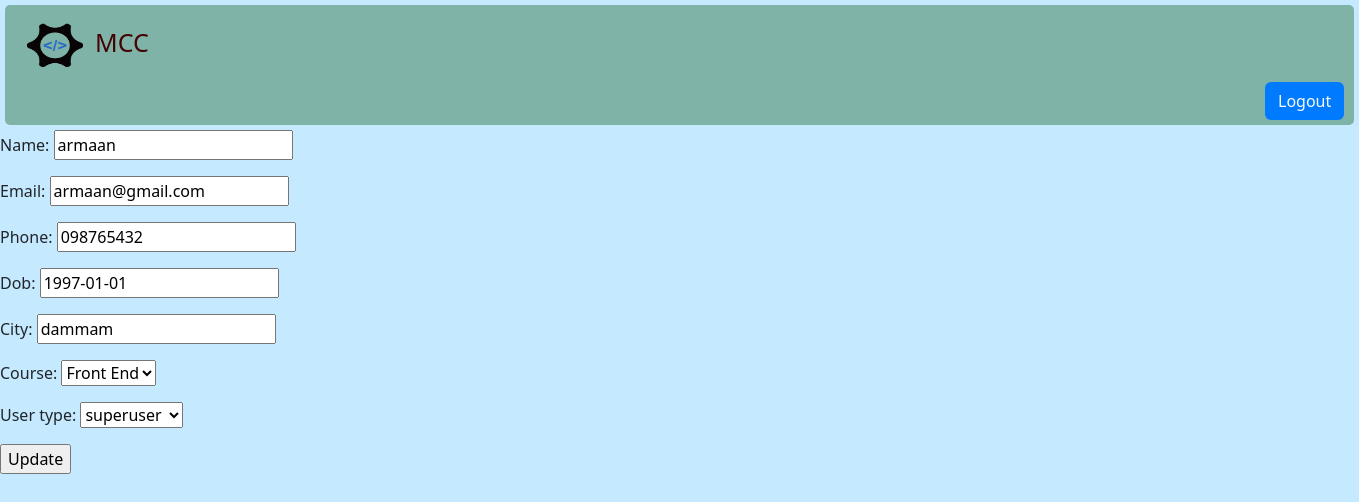
Screenshot of /editstudent/8/ (signed in) with the database file from the repository.
### dashboard/models.py (models this page shows, shortened)
class UserMaster(models.Model):
    course = models.ForeignKey(CourseMaster, on_delete=models.CASCADE, default='', null=True)
    name = models.CharField(max_length=150)
    email = models.EmailField(max_length=200, unique=True, null=True)
    phone = models.CharField(max_length=13)
    dob = models.DateField(blank=True, null=True)
    city = models.CharField(max_length=150)
    SUPERUSER = 'superuser'
    ADMINUSER = 'adminuser'
    STUDENT = 'student'
    CHOICES = [
        (SUPERUSER, 'Superuser'),
        (ADMINUSER, 'Adminuser'),
        (STUDENT, 'Student'),
    ]
    user_type = models.CharField(max_length=20, choices=CHOICES, null=True)
    created_at = models.DateTimeField(null=True)
    updated_at = models.DateTimeField(null=True)
    isactive = models.BooleanField(null=True)

### dashboard/views.py (the view)
# urls.py: path('editstudent/', views.editStudent),
@login_required(login_url="/login")
def editStudent(request, id=0):
    if id != 0:
        if request.method == "POST":
            form = UpdateStudentForm(request.POST)
            if form.is_valid():
                name = form.cleaned_data["name"]
                email = form.cleaned_data["email"]
                phone = form.cleaned_data["phone"]
                dob = form.cleaned_data["dob"]
                city = form.cleaned_data["city"]
                user_type = form.cleaned_data["user_type"]
                course = form.cleaned_data["course"]
                if course == "Full Stack":
                    course = CourseMaster.objects.get(id=1)
                elif course == "Front End":
                    course = CourseMaster.objects.get(id=2)
                else:
                    course = CourseMaster.objects.get(id=3)
                UserMaster.objects.filter(id=id).update(
                    name=name,
                    email=email,
                    phone=phone,
                    dob=dob,
                    city=city,
                    course=course,
                    user_type=user_type,
                )
        else:
            std = UserMaster.objects.get(id=id)
            details = {
                "name": std.name,
                "city": std.city,
                "phone": std.phone,
                "email": std.email,
                "dob": std.dob,
            }
            form = UpdateStudentForm(initial=details)
            print(form)
            return render(request, "update.html", {"form": form})
    allStudents = UserMaster.objects.all().values()
    return render(request, "edit.html", {"all": allStudents})

### dashboard/forms.py
class UpdateStudentForm(forms.Form):
    name = forms.CharField(max_length=150)
    email = forms.EmailField(max_length=200)
    phone = forms.CharField(max_length=13)
    dob = forms.DateField()
    city = forms.CharField(max_length=150)
    CHOICES = (('Front End', 'Front End'),
                ('Back End', 'Back End'),
                ('Full Stack', 'Full Stack'))
    course = forms.ChoiceField(choices=CHOICES)
    user_types = (('superuser', 'superuser'), ('adminuser', 'adminuser'), ('student', 'student'))
    user_type = forms.ChoiceField(choices=user_types)

### dashboard/templates/update.html (shortened to what this page needs)
{% extends 'index.html' %}
{% block content %}
<form action="" method='POST'>
    {{form.as_p}}
    <input type="submit" name="btn" value="Update" >
</form>
{% endblock %}

### dashboard/templates/index.html (style rules this page uses)
body { background-color: rgb(197, 233, 255); }

### rows the page displays
UserMaster: name "armaan", email "armaan@gmail.com", phone "098765432", dob "1997-01-01", city "dammam", course "Front End", user_type "superuser"
